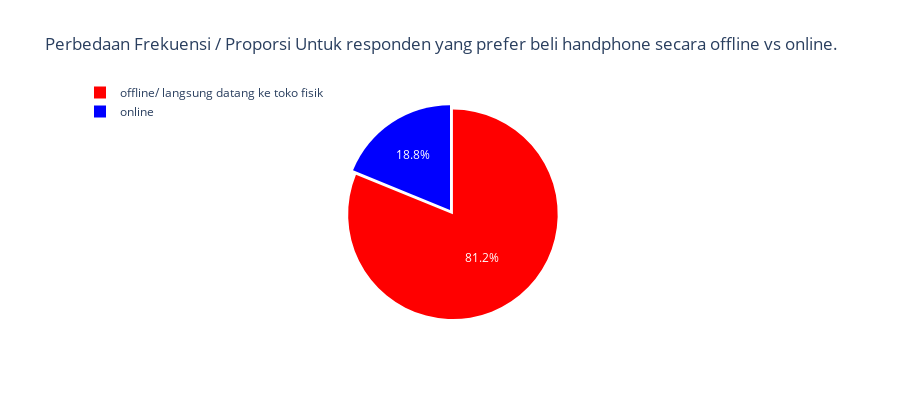

Source (notebook cell):
### Code cell
# Soal 25. 
# Buat bar chart / pie chart/ donut chart yang menunjukkan perbedaan frekuensi / proporsi untuk responden yang prefer beli handphone secara offline vs online.

col = "47. Bagaimana kecenderungan Anda jika akan berbelanja hal-hal berikut? [handphone]"
grouped = df[col].value_counts().reset_index()
grouped = grouped.rename(columns = {col : "count", "index" : col})

## plot
trace = go.Pie(labels=grouped[col], values=grouped['count'], pull=[0.05, 0], marker=dict(colors=["red", "blue"]))
layout = go.Layout(title="Perbedaan Frekuensi / Proporsi Untuk responden yang prefer beli handphone secara offline vs online.", height=400, legend=dict(x=0, y=1.1))
fig = go.Figure(data = [trace], layout = layout)
iplot(fig)

### Figure 1 — Plotly figure (JSON) as saved in the notebook; plotly's stock layout.template omitted (floating-point values rounded to 4 significant figures)
{"data": [{"labels": ["offline/ langsung datang ke toko fisik", "online"], "marker": {"colors": ["red", "blue"]}, "pull": [0.05, 0], "type": "pie", "values": [220, 51]}], "layout": {"height": 400, "legend": {"x": 0, "y": 1.1}, "title": {"text": "Perbedaan Frekuensi / Proporsi Untuk responden yang prefer beli handphone secara offline vs online."}}}
